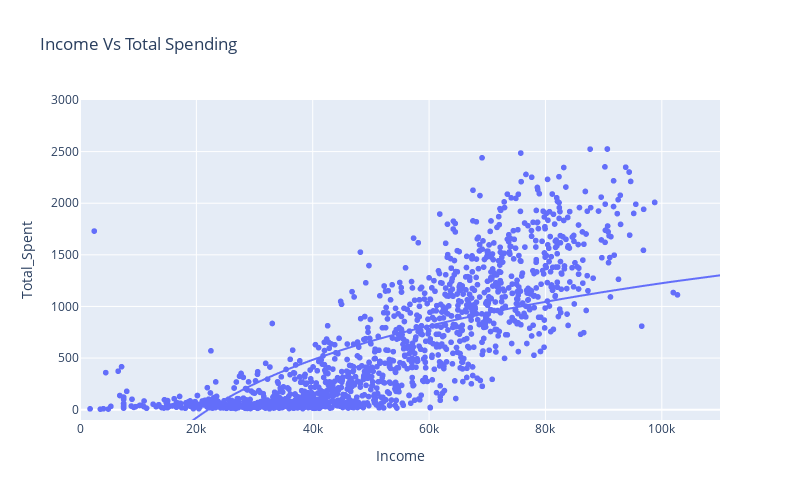

Notebook code cell kept with this figure:
### Markdown cell above
#### Here, We have chosen a linear trendline

### Code cell
my_dict = {"log_x": True}
fig = px.scatter(data_EDA, x="Income", y="Total_Spent", height=500, width=800, title="Income Vs Total Spending", trendline="ols",trendline_options=my_dict)
fig.update_layout(yaxis_range=[-100,3000])
fig.update_layout(xaxis_range=[0,110000])
fig.show()

### Figure 1 — Plotly figure (JSON) as saved in the notebook; plotly's stock layout.template omitted (floating-point values rounded to 4 significant figures; data arrays with more than 128 entries replaced by an {"elided": "..."} marker saying what was removed)
{"data": [{"hovertemplate": "Income=%{x}<br>Total_Spent=%{y}<extra></extra>", "legendgroup": "", "marker": {"color": "#636efa", "symbol": "circle"}, "mode": "markers", "name": "", "showlegend": false, "type": "scattergl", "x": {"elided": "1572 int values"}, "xaxis": "x", "y": {"elided": "1572 int values"}, "yaxis": "y"}, {"hovertemplate": "<b>OLS trendline</b><br>Total_Spent = 1865.65 * log10(Income) + -8102.99<br>R<sup>2</sup>=0.467273<br><br>Income=%{x}<br>Total_Spent=%{y} <b>(trend)</b><extra></extra>", "legendgroup": "", "marker": {"color": "#636efa", "symbol": "circle"}, "mode": "lines", "name": "", "showlegend": false, "type": "scattergl", "x": {"elided": "1572 int values"}, "xaxis": "x", "y": {"elided": "1572 float values"}, "yaxis": "y"}], "layout": {"height": 500, "legend": {"tracegroupgap": 0}, "title": {"text": "Income Vs Total Spending"}, "width": 800, "xaxis": {"anchor": "y", "domain": [0, 1], "range": [0, 110000], "title": {"text": "Income"}}, "yaxis": {"anchor": "x", "domain": [0, 1], "range": [-100, 3000], "title": {"text": "Total_Spent"}}}}
